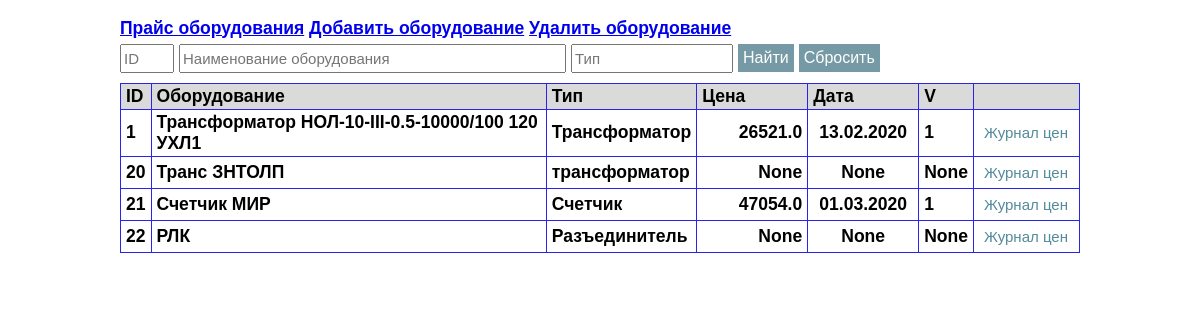
Page /eqip_prices on the earlier database version.
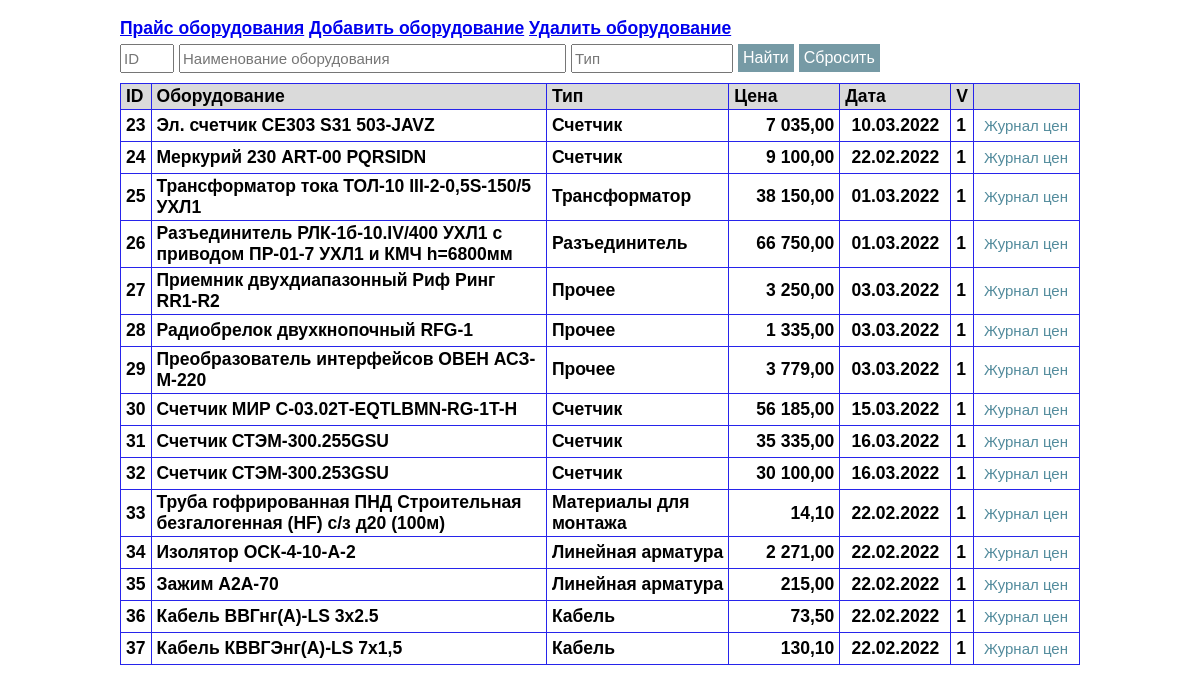
Same page on the later database version.
### tables this page shows
CREATE TABLE prices (
                            id integer not null primary key autoincrement,
                            id_eq integer not null,
                            price real not null,
                            date date,
                            actual integer, 
                            foreign key (id_eq) references equips(id));

CREATE TABLE equips (
                            id integer not null primary key autoincrement,
                            equip text not null COLLATE NOCASE,
                            type text COLLATE NOCASE);

### app_equip.py (the view)
@app.route('/eqip_prices', methods=['GET','POST'])
def eqip_prices() -> str:
    dbs = db_sqlite.EquipDB()
    if request.form.get('bottom_clear'):
        s_id = s_name_eq = s_type_eq = ''
    else:
        s_id = request.form.get('search_id','')
        s_name_eq = request.form.get('search_name_eq','')
        s_type_eq = request.form.get('search_type_eq','')
    result = dbs.get_eqips(id = s_id, name_eq = s_name_eq, type_eq = s_type_eq)
    return render_template('eqip_prices.html', the_title='CПИСОК ОБОРУДОВАНИЯ', the_part1='equip', the_part2='prices', the_results=result)

### db_sqlite.py (called while the page is built)
def sqlite_lower(value_):
        return value_.lower()

    def get_eqips(self, id="", name_eq="", type_eq=""):
        with sqlite3.connect(self._database) as connection:
            connection.create_collation("NOCASE", ignore_case_collation)
            connection.create_function("LOWER", 1, sqlite_lower)
            connection.create_function("UPPER", 1, sqlite_upper)
            result = connection.execute("""select eq.id, eq.equip, eq.type, pr.id_eq, pr.price, pr.date, pr.actual from equips as eq
                        LEFT OUTER JOIN (select * from prices where actual=1) as pr
                        ON eq.id =pr.id_eq
                        where eq.id LIKE ? and LOWER(eq.equip) LIKE ? and LOWER(eq.type) LIKE ?""", (f'%{id}%',f'%{name_eq.lower()}%', f'%{type_eq.lower()}%'))
        return result

### templates/eqip_prices.html (shortened to what this page needs)
{% extends 'base.html' %}
{% block body %}
<form method='POST' action='/eqip_prices'>
    <div class="div_float">
        <input class='input_filtr' name='search_id' type='TEXT' value='' placeholder="ID" size="3">
    </div>
    <div class="div_float">
        <input class='input_filtr' name='search_name_eq' type='TEXT' value="" placeholder="Наименование оборудования" size="40">
    </div>
    <div class="div_float">
        <input class='input_filtr' name='search_type_eq' type='TEXT' value="" placeholder="Тип" size="15">
    </div>
    <div class="div_float">
        <input class='form_button' name='bottom_find' value='Найти' type='SUBMIT'>
    </div>
    <div class="div_float">
        <input class='form_button' name='bottom_clear' value='Сбросить' type='SUBMIT'>
    </div>
</form>
<form method='POST' action='/1_equip'>
<table class="table">
<thead>
    <tr>
        <td width=10px>ID</td>
        <td>Оборудование</td>
        <td>Тип</td>
        <td width=100px>Цена</td>
        <td width=100px>Дата</td>
        <td width=10px>V</td>
        <td width=95px> </td>
    </tr>
</thead>
<tbody>
    {% for i in the_results %}
        <tr>
            <td>{{i[0]}}</td>
            <td>{{i[1]}}</td>
            <td>{{i[2]}}</td>
            <td align="right">{{i[4]}}</td>
            <td align="center">{{i[5]}}</td>
            <td>{{i[6]}}</td>
            <td><button class="tb_button" name='id_1_eq' value={{i[0]}} type='SUBMIT'>Журнал цен</button></td>
        </tr>
    {% endfor %}
</tbody>
</table>
</form>
{% endblock %}

Differences in the rows shown:
no longer on this page (row unchanged): prices: i "1", equip "Трансформатор НОЛ-10-III-0.5-10000/100 120 УХЛ1", type "Трансформатор", price "26521.0", date "13.02.2020", actual "1"
removed equips: id "20", equip "Транс ЗНТОЛП", type "трансформатор", i "None"
no longer on this page (row unchanged): prices: i "21", equip "Счетчик МИР", type "Счетчик", price "47054.0", date "01.03.2020", actual "1"
removed equips: id "22", equip "РЛК", type "Разъединитель", i "None"
added prices: i "23", equip "Эл. счетчик СЕ303 S31 503-JAVZ", type "Счетчик", price "7 035,00", date "10.03.2022", actual "1"
added prices: i "24", equip "Меркурий 230 ART-00 PQRSIDN", type "Счетчик", price "9 100,00", date "22.02.2022", actual "1"
added prices: i "25", equip "Трансформатор тока ТОЛ-10 III-2-0,5S-150/5 УХЛ1", type "Трансформатор", price "38 150,00", date "01.03.2022", actual "1"
added prices: i "26", equip "Разъединитель РЛК-1б-10.IV/400 УХЛ1 с приводом ПР-01-7 УХЛ1 и КМЧ h=6800мм", type "Разъединитель", price "66 750,00", date "01.03.2022", actual "1"
added prices: i "27", equip "Приемник двухдиапазонный Риф Ринг RR1-R2", type "Прочее", price "3 250,00", date "03.03.2022", actual "1"
added prices: i "28", equip "Радиобрелок двухкнопочный RFG-1", type "Прочее", price "1 335,00", date "03.03.2022", actual "1"
added prices: i "29", equip "Преобразователь интерфейсов ОВЕН АСЗ-М-220", type "Прочее", price "3 779,00", date "03.03.2022", actual "1"
added prices: i "30", equip "Счетчик МИР С-03.02Т-ЕQTLBMN-RG-1T-H", type "Счетчик", price "56 185,00", date "15.03.2022", actual "1"
added prices: i "31", equip "Счетчик СТЭМ-300.255GSU", type "Счетчик", price "35 335,00", date "16.03.2022", actual "1"
added prices: i "32", equip "Счетчик СТЭМ-300.253GSU", type "Счетчик", price "30 100,00", date "16.03.2022", actual "1"
added prices: i "33", equip "Труба гофрированная ПНД Строительная безгалогенная (HF) с/з д20 (100м)", type "Материалы для монтажа", price "14,10", date "22.02.2022", actual "1"
added prices: i "34", equip "Изолятор ОСК-4-10-А-2", type "Линейная арматура", price "2 271,00", date "22.02.2022", actual "1"
added prices: i "35", equip "Зажим А2А-70", type "Линейная арматура", price "215,00", date "22.02.2022", actual "1"
added prices: i "36", equip "Кабель ВВГнг(А)-LS 3х2.5", type "Кабель", price "73,50", date "22.02.2022", actual "1"
added prices: i "37", equip "Кабель КВВГЭнг(А)-LS 7х1,5", type "Кабель", price "130,10", date "22.02.2022", actual "1"
